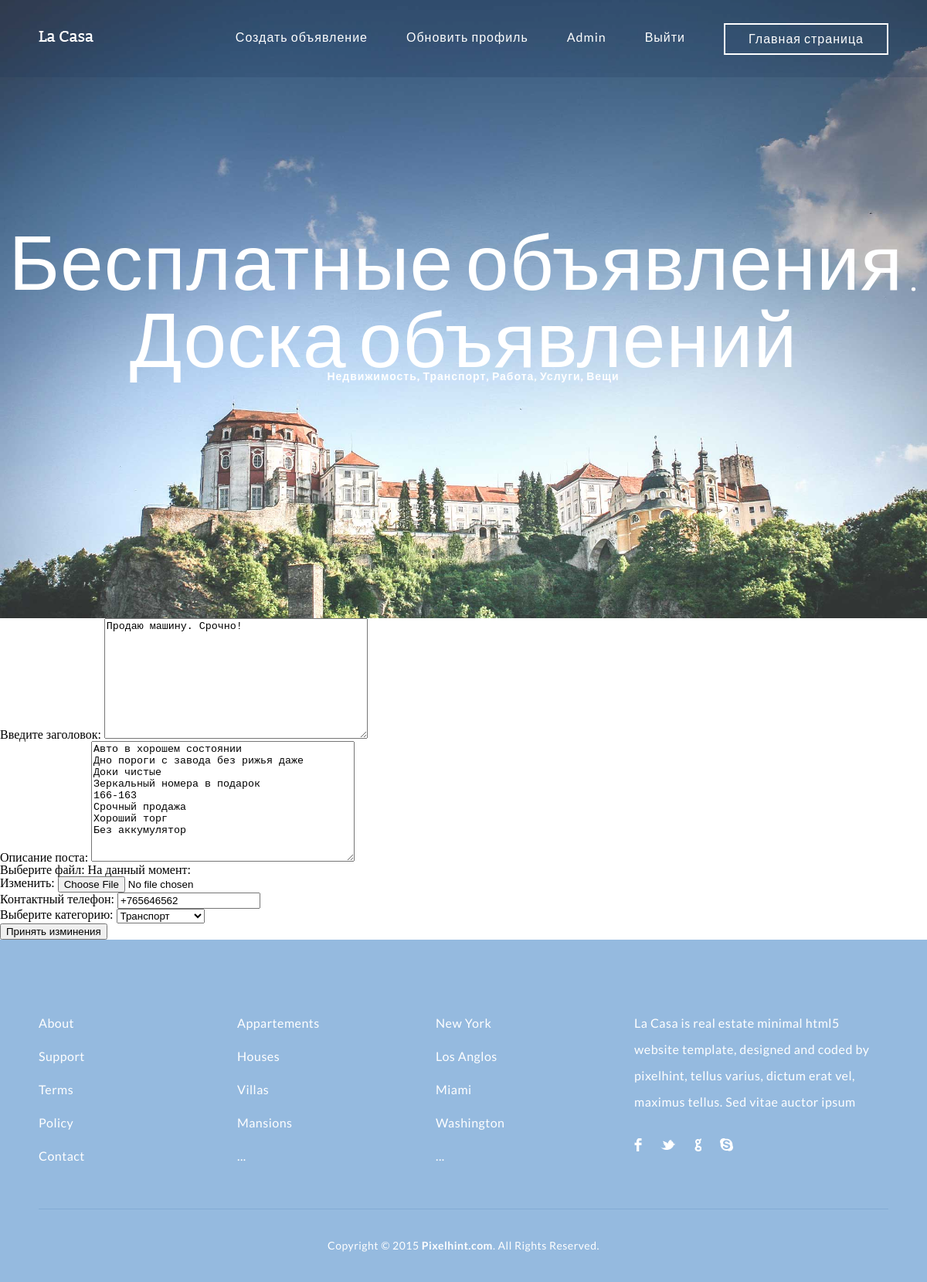
Screenshot of /post/1/edit/ (signed in) with the database file from the repository.
### Bulletin/models.py (models this page shows, shortened)
class Post(models.Model):
    author = models.ForeignKey(User, on_delete=CASCADE)
    title = models.TextField(max_length=100, blank=False)
    description = models.TextField('Описание', max_length=1000, blank=False)
    image = models.ImageField(upload_to='posts/')
    date_pub = models.DateTimeField(default=timezone.now)
    date_edit = models.DateTimeField(default=timezone.now)
    category = models.ForeignKey(Category, verbose_name='Категория', blank=False, on_delete=models.SET_NULL, null=True)
    likes = models.ManyToManyField(User, blank=True, related_name='users_likes_it')
    contact = models.CharField(max_length=15)

### Bulletin/views.py (the view, shortened to what this page needs)
# urls.py: path('post/<int:post_id>/edit/', views.PostEditView.as_view(), name='post_edit'),
class PostEditView(UpdateView):
    model = Post
    pk_url_kwarg = 'post_id'
    template_name = 'BulletinBoard/post_edit.html'
    form_class = PostForm
    def dispatch(self, request, *args, **kwargs):
        obj = self.get_object()
        if obj.author != request.user:
            raise PermissionDenied('Вы не автор этого объявления')
        else:
            return super(PostEditView, self).dispatch(request, *args, **kwargs)

### Bulletin/forms.py
class PostForm(forms.ModelForm):
    class Meta:
        model = Post
        fields = ['title', 'description', 'image', 'contact', 'category']
        labels = {
            'title': 'Введите заголовок',
            'description': 'Описание поста',
            'image': 'Выберите файл',
            'contact': 'Контактный телефон',
            'category': 'Выберите категорию',
        }
        widgets = {
            'title': forms.Textarea(attrs={
                'class':'form-control',
                'placeholder':'Заголовок объявления'
                }),
            'description': forms.Textarea(attrs={
                'class':'form-control',
                'placeholder':'Описание объявления'
                }),
            'image': forms.ClearableFileInput(attrs={
                'class': 'form-control-file',
                'type': 'file'
                })
        }

### Bulletin/models.py (called while the page is built)
    def __str__(self):
        return f'{self.name}'

### templates/BulletinBoard/post_edit.html (shortened to what this page needs)
{% extends 'base.html' %}
{% block content %}
    <form action="" method="POST" enctype="multipart/form-data">
        {{ form.as_p }}
        <button type="submit"> Принять изминения </button>
    </form>
{% endblock %}

### templates/base.html (shortened to what this page needs)
{% load static %}
<!DOCTYPE html>
<html lang="ru">
<head>
	<link rel="stylesheet" type="text/css" href="{% static 'css/reset.css' %}" media="all">
	<link rel="stylesheet" type="text/css" href="{% static 'css/responsive.css' %}" media="all">
</head>
<body>
	<section class="hero">
		<header>
			<div class="wrapper">
				<a href="{% url 'index' %}"><img src="{% static 'img/logo.png' %}" class="logo" alt="" titl=""/></a>
				<nav>
					{% if request.user.id == None %}
					<ul>
						<li><a href="{% url 'login' %}">Войти на аккаунт</a></li>
						<li><a href="{% url 'signup' %}">Зарегистрировать аккаунт</a></li>
					</ul>
					<a href="{% url 'index' %}" class="login_btn">Главная страница</a>
					{% else %}
					<ul>
						<li><a href="{% url 'post_create' %}">Создать объявление</a></li>
						<li><a href="{% url 'update_profile' user.id %}">Обновить профиль</a></li>
						<li><a href="{% url 'profile' user.id %}">{{ request.user }}</a></li>
						<li><a href="{% url 'logout' %}">Выйти</a></li>
					</ul>
					<a href="{% url 'index' %}" class="login_btn">Главная страница</a>
					{% endif %}
				</nav>
			</div>
		</header>
			<section class="caption">
				<h2 class="caption">Бесплатные объявления. Доска объявлений</h2>
				<h3 class="properties">Недвижимость, Транспорт, Работа, Услуги, Вещи</h3>
			</section>
	</section>
    {% block content %}
    {% endblock %}
	<footer>
		<div class="wrapper footer">
			<ul>
				<li class="links">
					<ul>
						<li><a href="#">About</a></li>
						<li><a href="#">Support</a></li>
						<li><a href="#">Terms</a></li>
						<li><a href="#">Policy</a></li>
						<li><a href="#">Contact</a></li>
					</ul>
				</li>
				<li class="links">
					<ul>
						<li><a href="#">Appartements</a></li>
						<li><a href="#">Houses</a></li>
						<li><a href="#">Villas</a></li>
						<li><a href="#">Mansions</a></li>
						<li><a href="#">...</a></li>
					</ul>
				</li>
				<li class="links">
					<ul>
						<li><a href="#">New York</a></li>
						<li><a href="#">Los Anglos</a></li>
						<li><a href="#">Miami</a></li>
						<li><a href="#">Washington</a></li>
						<li><a href="#">...</a></li>
					</ul>
				</li>
				<li class="about">
					<p>La Casa is real estate minimal html5 website template, designed and coded by pixelhint, tellus varius, dictum erat vel, maximus tellus. Sed vitae auctor ipsum</p>
					<ul>
						<li><a href="http://facebook.com/pixelhint" class="facebook" target="_blank"></a></li>
						<li><a href="http://twitter.com/pixelhint" class="twitter" target="_blank"></a></li>
						<li><a href="http://plus.google.com/+Pixelhint" class="google" target="_blank"></a></li>
						<li><a href="#" class="skype"></a></li>
					</ul>
				</li>
			</ul>
		</div>
		<div class="copyrights wrapper">
			Copyright © 2015 <a href="http://pixelhint.com" target="_blank" class="ph_link" title="Download more free Templates">Pixelhint.com</a>. All Rights Reserved.
		</div>
	</footer>
</body>
</html>

### static/css/responsive.css (style rules this page uses)
body { background: #fff; }
.wrapper { max-width: 1100px; margin: 0 auto; position: relative; }
h1, h2, h3, h4, h5 ,h6 { color: #626262; font-family: "lato-regular", Helvetica, Arial, sans-serif; letter-spacing: 1px; }
h2 { font-size: 1.5em; margin: .75em 0 }
h3 { font-size: 1.17em; margin: .83em 0 }
h1, h2, h3, h4, h5, h6 { font-weight: bolder }
header { width: 100%; height: 100px; background: rgba(28, 54, 85, .2); }
header .logo { margin-top: 40px; float: left; }
header nav { float: right; opacity: 1; }
header nav ul { margin-top: 40px; list-style: none; overflow: hidden; float: left; }
header nav ul li { float: left; margin-left: 50px; }
header nav ul li a, header nav .login_btn { text-decoration: none; color: #fff; font-family: "lato-regular", Helvetica, Arial, sans-serif; font-size: 16px; letter-spacing: 1px; }
header nav .login_btn { float: right; margin: 30px 0 0 50px; padding: 10px 30px 11px 30px; border: 2px solid #ffffff; background: transparent; transition: background .1s linear; -webkit-transition: background .1s linear; -moz-transition: background .1s linear; -o-transition: background .1s linear; }
.hero { width: 100%; height: 900px; position: relative; background: url('../img/hero.jpg') no-repeat bottom center; background-size: cover; -webkit-background-size: cover; -moz-background-size: cover; -o-background-size: cover; }
.hero .caption { width: 100%; position: absolute; text-align: center; top: 50%; margin-top: -105px; z-index: 10; }
.hero .caption h2 { color: #fff; font-family: "p22_corinthia", Helvetica, Arial, sans-serif; font-size: 100px; font-weight: lighter; margin: 0; position: relative; display: block; }
.hero .caption h3 { color: #fff; font-family: "lato-regular", Helvetica, Arial, sans-serif; font-size: 14px; margin: -15px 0 0 25px; left: 1px; }
footer { padding-top: 100px; background: #95badf; }
footer .footer > ul { overflow: hidden; }
footer .footer > ul > li { display: block; float: left; list-style: none; margin-right: 60px; }
footer .footer > ul > li:last-child { margin-right: 0; }
footer .footer > ul > li.links { width: 197px; }
footer ul li.links > ul > li { display: block; width: 100%; list-style: none; margin-bottom: 27px; }
footer ul li.links > ul > li:last-child { margin-bottom: 0; }
footer .footer > ul > li.links li a { text-decoration: none; display: block; color: #fff; font-family: "lato-regular", Helvetica, Arial, sans-serif; font-size: 16px; letter-spacing: .5px; text-align: left; }
footer .footer > ul > li.about { width: 327px; }
footer ul li.about p { color: #fff; font-family: "lato-regular", Helvetica, Arial, sans-serif; font-size: 16px; letter-spacing: .5px; line-height: 34px; margin-top: -9px; }
footer ul li.about > ul > li { display: inline-block; margin-right: 20px; margin-top: 30px; }
footer ul li.about > ul > li:last-child { margin-right: 0; }
footer ul li.about > ul > li a { background: url('../img/social_media.png') no-repeat; }
footer ul li.about > ul > li a.facebook { display: block; width: 10px; height: 18px; background-position: 0 0; }
footer ul li.about > ul > li a.twitter { display: block; width: 19px; height: 18px; background-position: -11px 0px; }
footer ul li.about > ul > li a.google { display: block; width: 10px; height: 18px; background-position: -31px 0px; }
footer ul li.about > ul > li a.skype { display: block; width: 17px; height: 18px; background-position: -43px 0px; }
footer .copyrights { display: block; text-align: center; padding: 40px 0; margin-top: 60px; color: #fff; font-family: "lato-regular", Helvetica, Arial, sans-serif; font-size: 14px; letter-spacing: .5px; border-top: 1px solid #82abd4; }
footer .copyrights a.ph_link { font-family: "lato-bold", Helvetica, Arial, sans-serif; font-weight: bold; text-decoration: none; }
@media (max-width:1500px) { .hero { height: 800px; } }

### rows the page displays
Post: title "Продаю машину. Срочно!", description "Авто в хорошем состоянии Дно пороги с завода без рижья даже Доки чистые Зеркальный номера в подарок 166-163 Срочный продажа Хороший торг Без аккумулятор", contact "+765646562", category "Транспорт"

### other values shown
{{ request.user }} "Admin"
